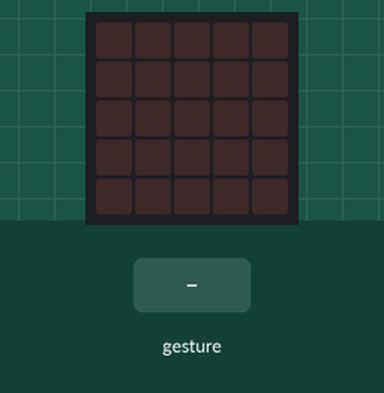
Bench run of a program on a simulated BBC micro:bit (MakeCode). On the bench: the board's 5×5 LED display. The test bench sets the inputs (shaded band). A tilt is held for 1.5 s and a shake lasts 1 s, then the board lies face up again.

Above: at 1.2 s.
1.3 s: gesture 'tilt right'
At 1.8 s:
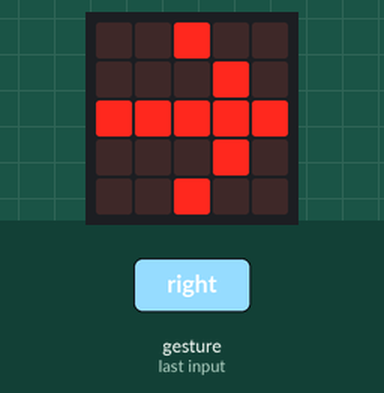
2.9 s: gesture 'tilt left'
At 4.1 s:
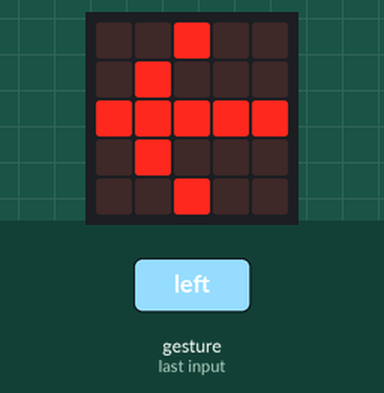
Timing chart, 0 to 5.9 s (numbered marks = the images above; inputs shaded):
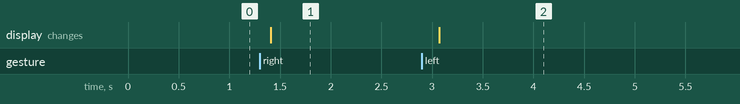

Measured:
- after the input at 1.3 s, the display: changes after 0.11 s (image 1)
- after the input at 2.9 s, the display: changes after 0.17 s (image 2)

The program:

main.ts
```typescript
basic.forever(function () {
    if (input.isGesture(Gesture.TiltRight)) {
        basic.showLeds(`
            . . # . .
            . . . # .
            # # # # #
            . . . # .
            . . # . .
            `)
    }
    if (input.isGesture(Gesture.TiltLeft)) {
        basic.showLeds(`
            . . # . .
            . # . . .
            # # # # #
            . # . . .
            . . # . .
            `)
    }
})
```

test.ts
```typescript
// aquí va el archivo "tests"; esto no se compilará cuando este paquete se utilice como una extensión.
```
